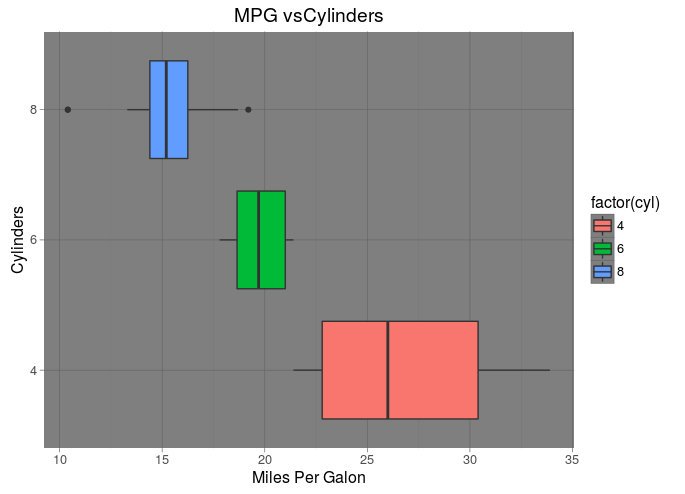

Write R code to recreate this figure.
library(ggplot2)

df <- mtcars

pl <- ggplot(df,aes(x=factor(cyl), y=mpg))
pl2 <- pl+ geom_boxplot(aes(fill = factor(cyl)))  + coord_flip() + theme_dark()

pl3 <- pl2 + xlab('Cylinders') + ylab('Miles Per Galon') + ggtitle('MPG vsCylinders')

print(pl3)
